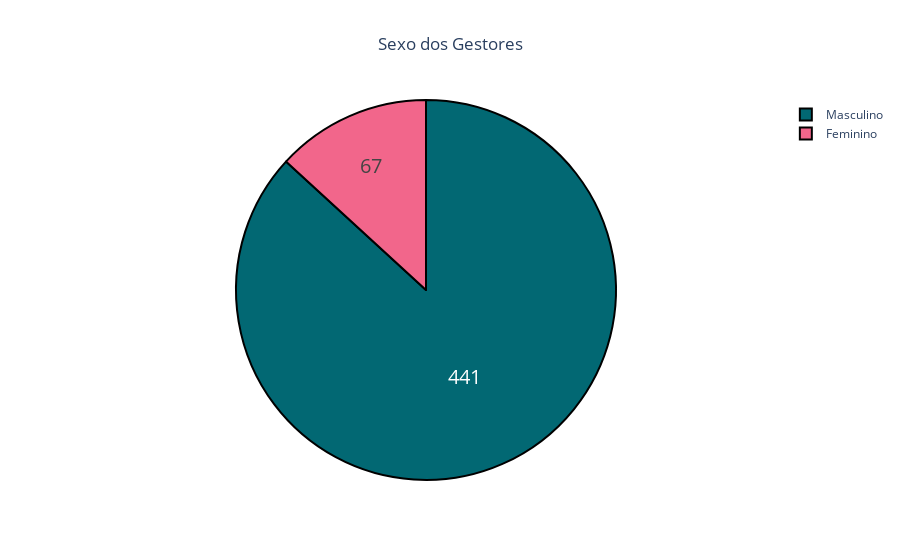

This figure's notebook cell:
### Markdown cell above
Agora, iremos analisar o número de gestores por sexo, pra saber da realidade da pesquisa

### Code cell
colors = ['#F2668B','#026873']

fig = go.Figure(data=[go.Pie(labels=['Feminino','Masculino'],
                             values=[gestorfem.sum(), gestormas.sum()])])
fig.update_traces(hoverinfo='label+percent', textinfo='value', textfont_size=20,
                  marker=dict(colors=colors, line=dict(color='#000000', width=2)))
fig.update_layout(title='Sexo dos Gestores', title_x=0.5)

fig.show()

### Figure 1 — Plotly figure (JSON) as saved in the notebook; plotly's stock layout.template omitted (floating-point values rounded to 4 significant figures)
{"data": [{"hoverinfo": "label+percent", "labels": ["Feminino", "Masculino"], "marker": {"colors": ["#F2668B", "#026873"], "line": {"color": "#000000", "width": 2}}, "textfont": {"size": 20}, "textinfo": "value", "type": "pie", "values": [67, 441]}], "layout": {"title": {"text": "Sexo dos Gestores", "x": 0.5}}}
